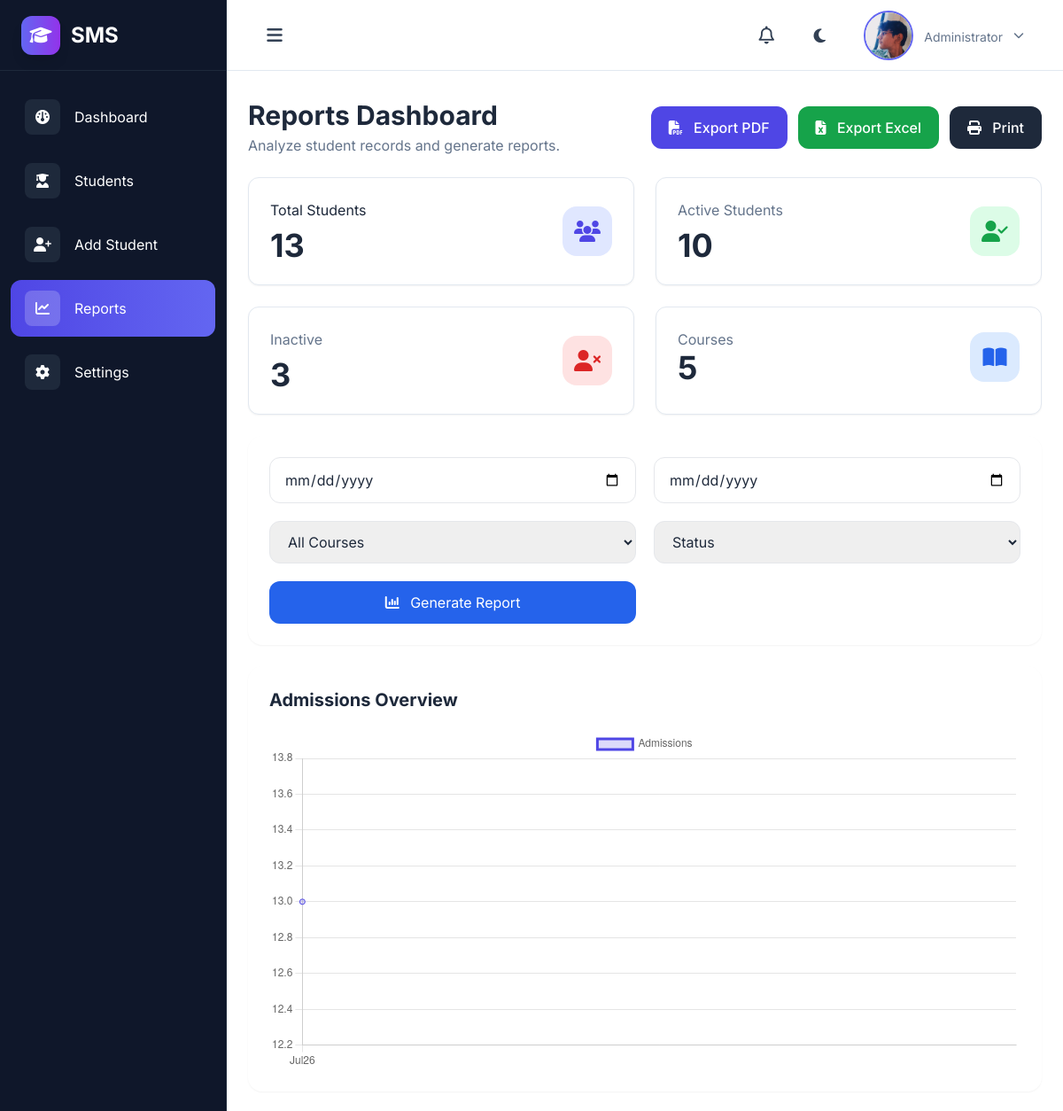
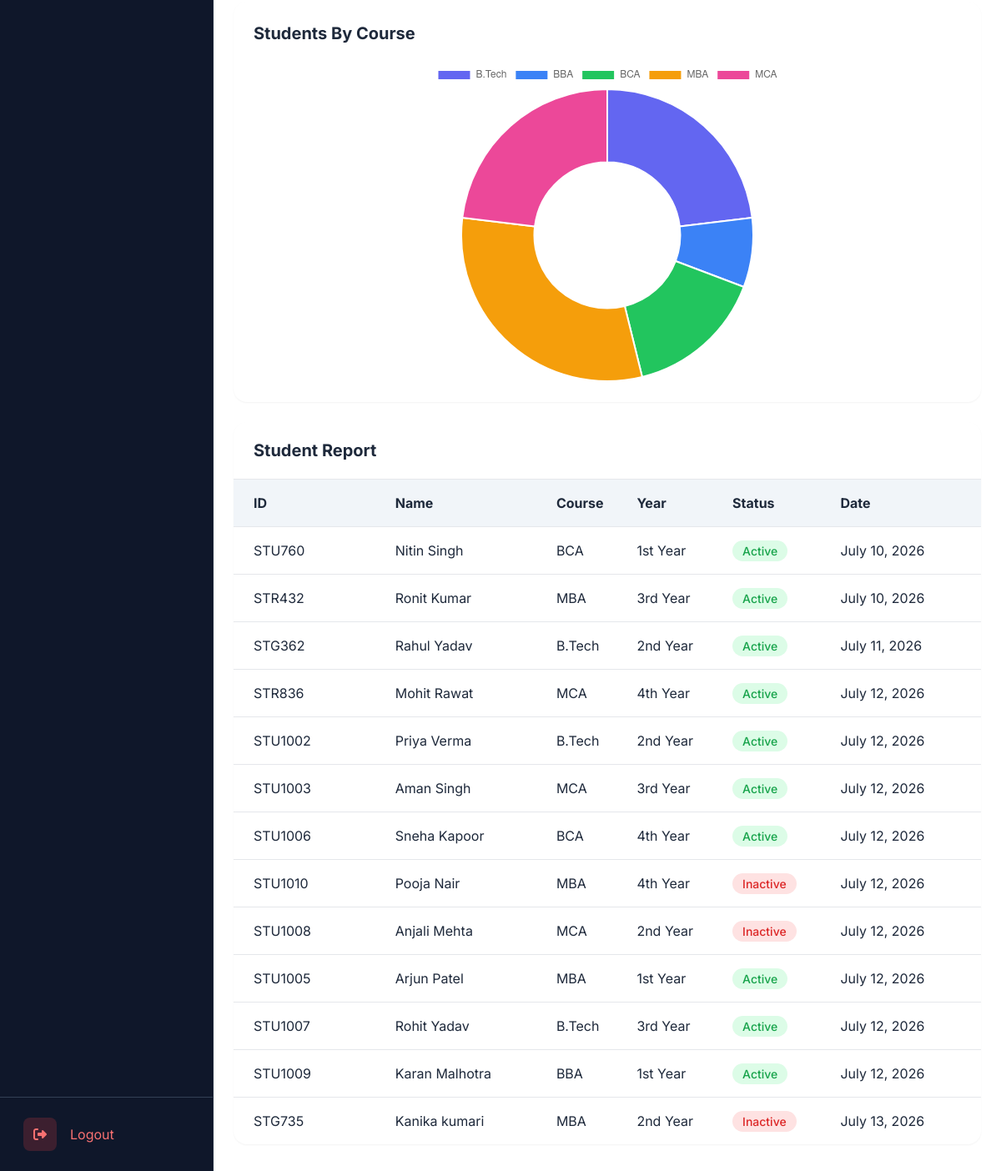
Page /reports/ on the earlier database version (2 pictures, top to bottom).
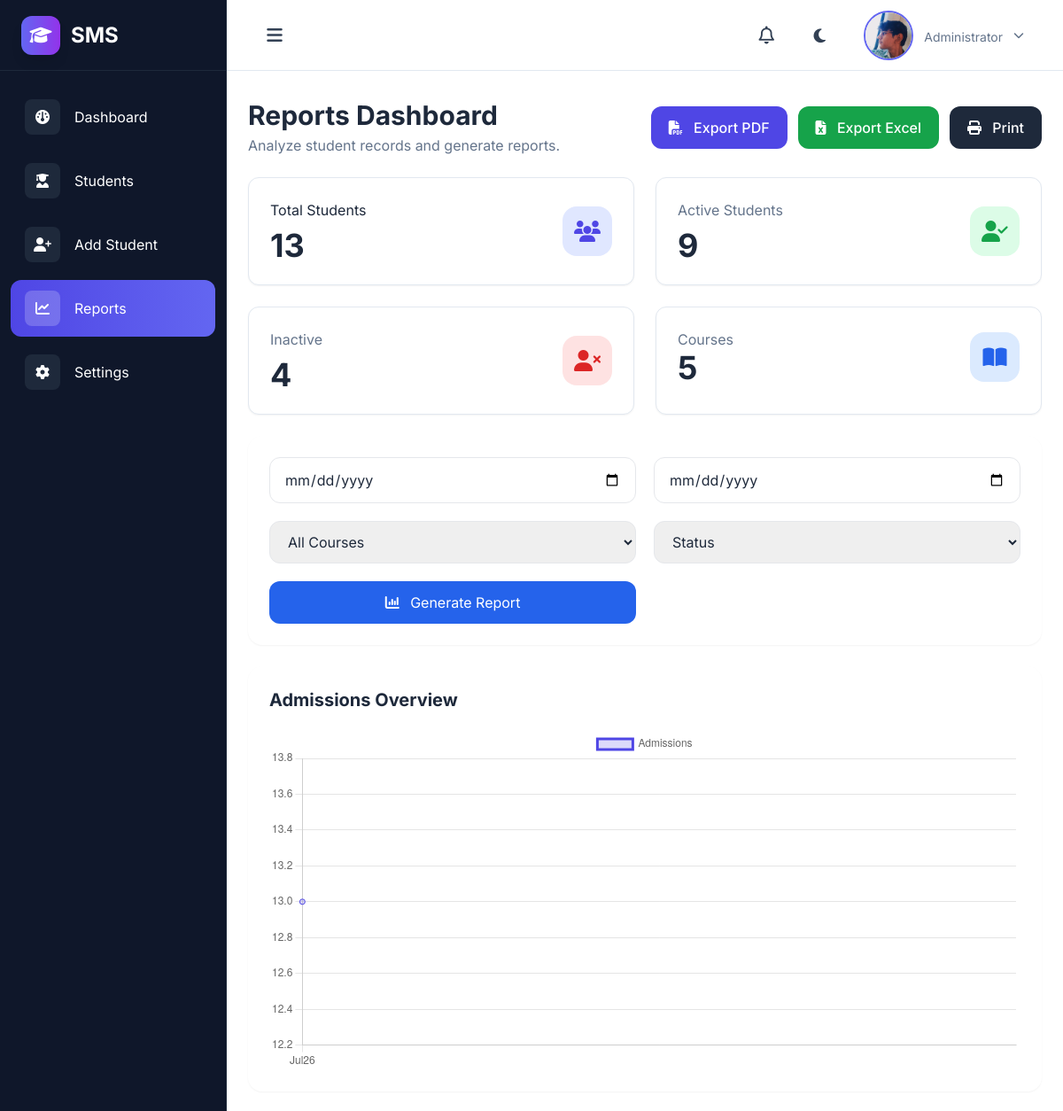
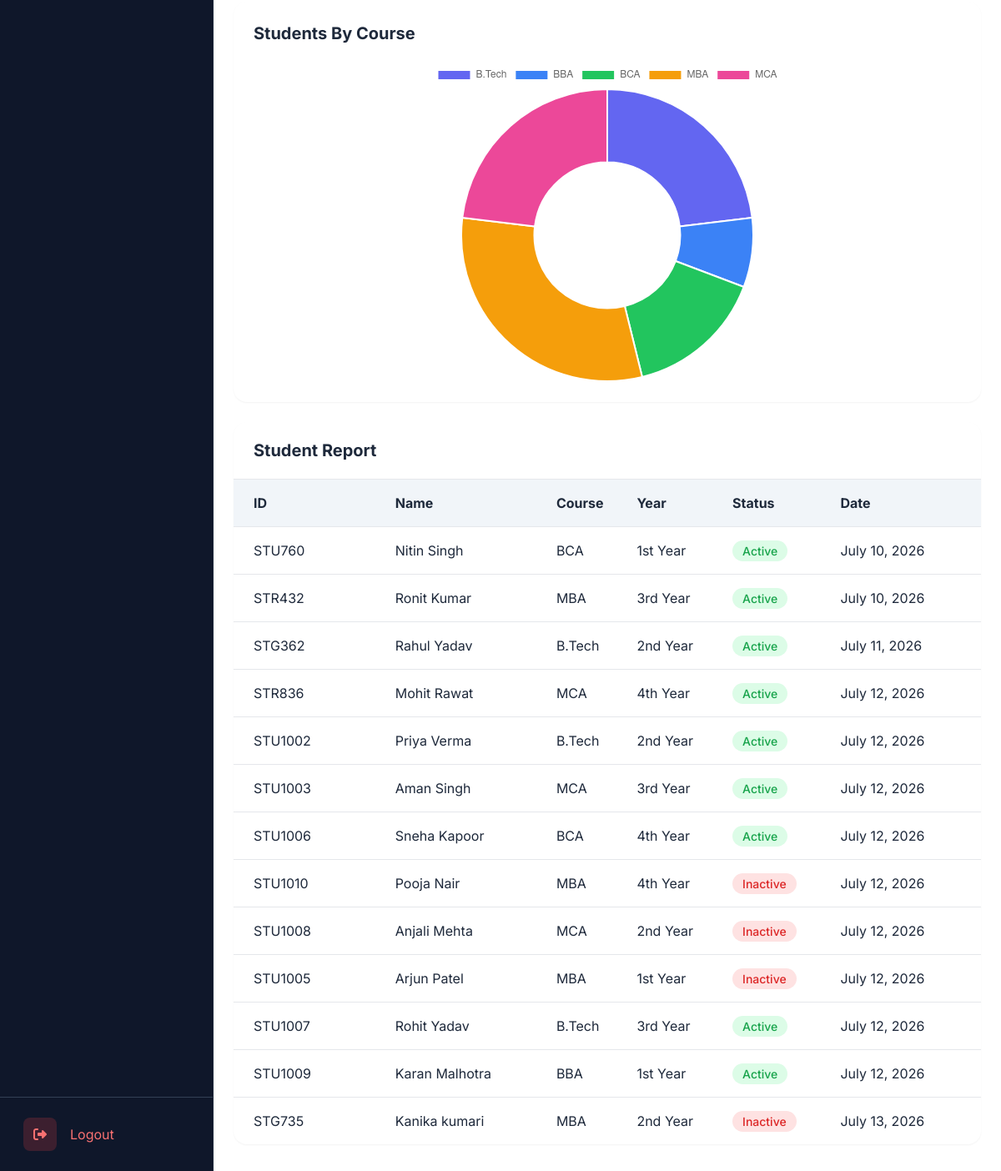
Same page on the later database version (2 pictures, top to bottom).
### MainApp/models.py (models this page shows, shortened)
class Student(models.Model):
    STATUS_CHOICES = [
        ("Active", "Active"),
        ("Inactive", "Inactive"),
    ]
    YEAR_CHOICES = [
        ('1st Year', '1st Year'),
        ('2nd Year', '2nd Year'),
        ('3rd Year', '3rd Year'),
        ('4th Year', '4th Year'),
    ]
    COURSES = [('BCA','BCA'),('B.Tech','B.Tech'),('MCA','MCA'),('BBA','BBA'),('MBA','MBA')]
    name = models.CharField(max_length=100)
    email = models.EmailField()
    student_id = models.CharField(max_length=20, unique=True)
    photo = models.ImageField(upload_to="students/", blank=True, null=True)
    courses = models.CharField(max_length=50, choices=COURSES)
    phone = models.CharField(max_length=10)
    year = models.CharField(
        max_length=20,
        choices=YEAR_CHOICES,
        default="1st Year"
    )
    date_of_birth = models.DateField()
    created_at = models.DateField(auto_now_add=True)
    status = models.CharField(
        max_length=20,
        choices=STATUS_CHOICES,
        default="Active"
    )
    address = models.TextField(blank=True, null=True)

### MainApp/views.py (the view)
# urls.py: path("reports/", views.report_student, name='reports'),
def report_student(request):
    students = Student.objects.all()
    form_date = request.GET.get("form_date")
    to_date = request.GET.get("to_date")
    course = request.GET.get("course")
    status = request.GET.get("status")
    if form_date:
        students = students.filter(created_at__gte=form_date)
    if to_date:
        students = students.filter(created_at__lte=to_date)
    if course:
        students = students.filter(courses=course)
    if status:
        students = students.filter(status=status)
    total_student = students.count()
    active_student = students.filter(status="Active").count()
    inactive_student = students.filter(status="Inactive").count()
    total_courses = students.values("courses").distinct().count()
    admission_data = (
        Student.objects
        .annotate(month=TruncMonth("created_at"))
        .values("month")
        .annotate(total=Count("id"))
        .order_by("month")
    )
    admission_labels = [
        item["month"].strftime("%b" "%y")
        for item in admission_data
    ]
    admission_values = [
        item["total"]
        for item in admission_data
    ]
    course_data = (
        Student.objects
        .values("courses")
        .annotate(total=Count("id"))
        .order_by("courses")
    )
    course_labels = [
        item["courses"]
        for item in course_data
    ]
    course_values = [
        item["total"]
        for item in course_data
    ]
    context = {
        "students": students,
        "total_student": total_student,
        "active_student": active_student,
        "inactive_student": inactive_student,
        "total_courses": total_courses,
        "admission_values":admission_values,
        "admission_labels": admission_labels,
        "course_labels": course_labels,
        "course_values": course_values
    }
    return render(request,"reports.html", context)

### MainApp/context_processors.py (called while the page is built, shortened)
def notifications(request):
    return {}

### MainApp/templates/reports.html (shortened to what the changed rows need)
{% extends 'base.html' %}
{% block content %}
<div class="space-y-6">
    <div class="flex flex-col lg:flex-row lg:items-center lg:justify-between gap-4">
        <div>
            <h1 class="text-3xl font-bold text-slate-800 dark:text-white">Reports Dashboard</h1>
        </div>
    </div>
    <div class="grid grid-cols-1 sm:grid-cols-2 xl:grid-cols-4 gap-6">
        <div
            class="bg-white dark:bg-slate-800 rounded-xl border border-slate-200 dark:border-slate-700 shadow-sm hover:shadow-xl hover:border-indigo-300 dark:hover:border-indigo-500 transition-all duration-300 p-6">
            <div class="flex justify-between items-center">
                <div>
                    <h2 class="text-4xl font-bold mt-2">{{ total_student }}</h2>
                </div>
            </div>
        </div>
        <div
            class="bg-white dark:bg-slate-800 rounded-xl border border-slate-200 dark:border-slate-700 shadow-sm hover:shadow-xl hover:border-indigo-300 dark:hover:border-indigo-500 transition-all duration-300 p-6">
            <div class="flex justify-between items-center">
                <div>
                    <p class="text-slate-500">
                        Active Students
                    </p>
                    <h2 class="text-4xl font-bold mt-2">
                        {{ active_student }}
                    </h2>
                </div>
            </div>
        </div>
        <div
            class="bg-white dark:bg-slate-800 rounded-xl border border-slate-200 dark:border-slate-700 shadow-sm hover:shadow-xl hover:border-indigo-300 dark:hover:border-indigo-500 transition-all duration-300 p-6">
            <div class="flex justify-between items-center">
                <div>
                    <p class="text-slate-500">
                        Inactive
                    </p>
                    <h2 class="text-4xl font-bold mt-2">
                        {{ inactive_student }}
                    </h2>
                </div>
            </div>
        </div>
        <div
            class="bg-white dark:bg-slate-800 rounded-xl border border-slate-200 dark:border-slate-700 shadow-sm hover:shadow-xl hover:border-indigo-300 dark:hover:border-indigo-500 transition-all duration-300 p-6">
            <div class="flex justify-between items-center">
                <div>
                    <h2 class="text-4xl font-bold">
                        {{ total_courses }}
                    </h2>
                </div>
            </div>
        </div>
    </div>
    <div class="grid grid-cols-1 xl:grid-cols-2 gap-6">
        <div class="bg-white dark:bg-slate-800 rounded-2xl p-4 sm:p-6 shadow-sm">
            <h2 class="text-lg sm:text-xl font-bold mb-5">
                Admissions Overview
            </h2>
        </div>
        <div class="bg-white dark:bg-slate-800 rounded-2xl p-4 sm:p-6 shadow-sm">
            <h2 class="text-lg sm:text-xl font-bold mb-5">
                Students By Course
            </h2>
        </div>
    </div>
    <div class="bg-white dark:bg-slate-800 rounded-2xl shadow-sm overflow-hidden">
        <div class="px-4 sm:px-6 py-5 border-b">
            <h2 class="text-lg sm:text-xl font-bold">
                Student Report
            </h2>
        </div>
        <div class="overflow-x-auto">
            <table class="min-w-[700px] w-full text-sm sm:text-base">
                <thead class="bg-slate-100 dark:bg-slate-900">
                    <tr>
                        <th class="px-4 sm:px-6 py-4 text-left">ID</th>
                        <th class="text-left">Name</th>
                        <th class="text-left">Course</th>
                        <th class="text-left">Year</th>
                        <th class="text-left">Status</th>
                        <th class="text-left">Date</th>
                    </tr>
                </thead>
                <tbody>
                    {% for student in students %}
                    <tr class="border-t hover:bg-slate-50 dark:hover:bg-slate-700">
                        <td class="px-4 sm:px-6 py-4">
                            {{ student.student_id }}
                        </td>
                        <td>{{ student.name }}</td>
                        <td>{{ student.courses }}</td>
                        <td>{{ student.year }}</td>
                        <td>
                            <span class="px-3 py-1 rounded-full text-sm font-medium
                        {% if student.status == 'Active' %}
                        bg-green-100 text-green-600
                        {% else %}
                        bg-red-100 text-red-600
                        {% endif %}">
                                {{ student.status }}
                            </span>
                        </td>
                        <td>{{ student.created_at }}</td>
                    </tr>
                    {% endfor %}
                </tbody>
            </table>
        </div>
    </div>
</div>
{% endblock %}

Differences in the rows shown:
changed Student "STU1005": status "Active" → "Inactive"
Other differences:
{{ active_student }}: "10" → "9"
{{ inactive_student }}: "3" → "4"
